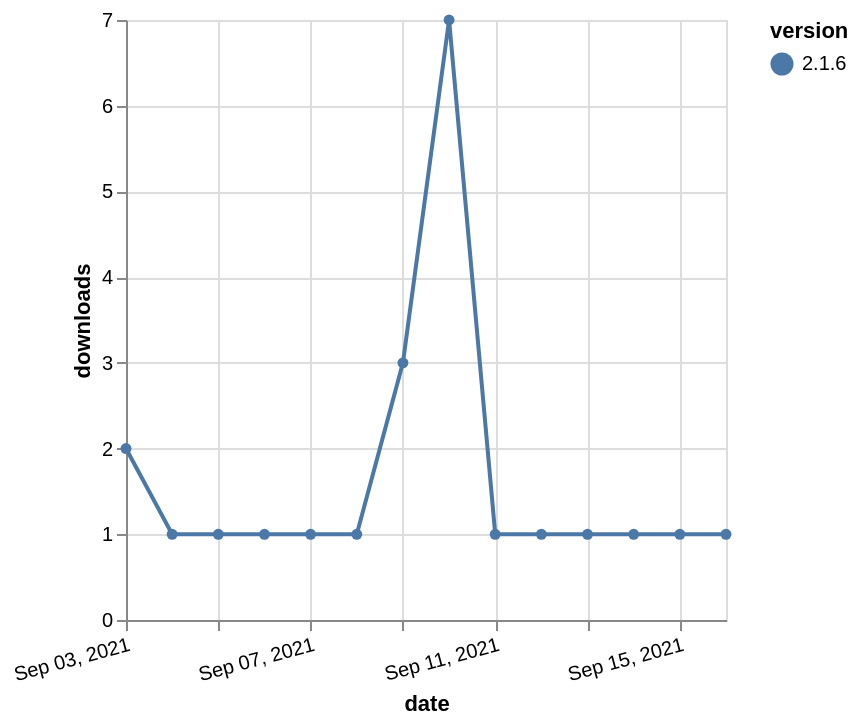

Specify this chart in Vega-Lite:
### Vega-Lite specification from a JSON file in a GitHub repository (floating-point values rounded to 4 significant figures)
{"$schema": "https://vega.github.io/schema/vega-lite/v5.json", "description": "A simple bar chart with embedded data.", "data": {"values": [{"date": "2021-09-03", "total": 609, "delta": 2, "version": "2.1.6"}, {"date": "2021-09-04", "total": 610, "delta": 1, "version": "2.1.6"}, {"date": "2021-09-05", "total": 611, "delta": 1, "version": "2.1.6"}, {"date": "2021-09-06", "total": 612, "delta": 1, "version": "2.1.6"}, {"date": "2021-09-07", "total": 613, "delta": 1, "version": "2.1.6"}, {"date": "2021-09-08", "total": 614, "delta": 1, "version": "2.1.6"}, {"date": "2021-09-09", "total": 617, "delta": 3, "version": "2.1.6"}, {"date": "2021-09-10", "total": 624, "delta": 7, "version": "2.1.6"}, {"date": "2021-09-11", "total": 625, "delta": 1, "version": "2.1.6"}, {"date": "2021-09-12", "total": 626, "delta": 1, "version": "2.1.6"}, {"date": "2021-09-13", "total": 627, "delta": 1, "version": "2.1.6"}, {"date": "2021-09-14", "total": 628, "delta": 1, "version": "2.1.6"}, {"date": "2021-09-15", "total": 629, "delta": 1, "version": "2.1.6"}, {"date": "2021-09-16", "total": 630, "delta": 1, "version": "2.1.6"}]}, "width": "container", "mark": {"type": "line", "point": {"filled": true}}, "encoding": {"x": {"field": "date", "type": "temporal", "timeUnit": "yearmonthdate", "title": "date", "axis": {"labelAngle": -15}}, "y": {"field": "delta", "type": "quantitative", "title": "downloads"}, "color": {"field": "version", "type": "nominal"}, "tooltip": {"field": "delta"}}}
